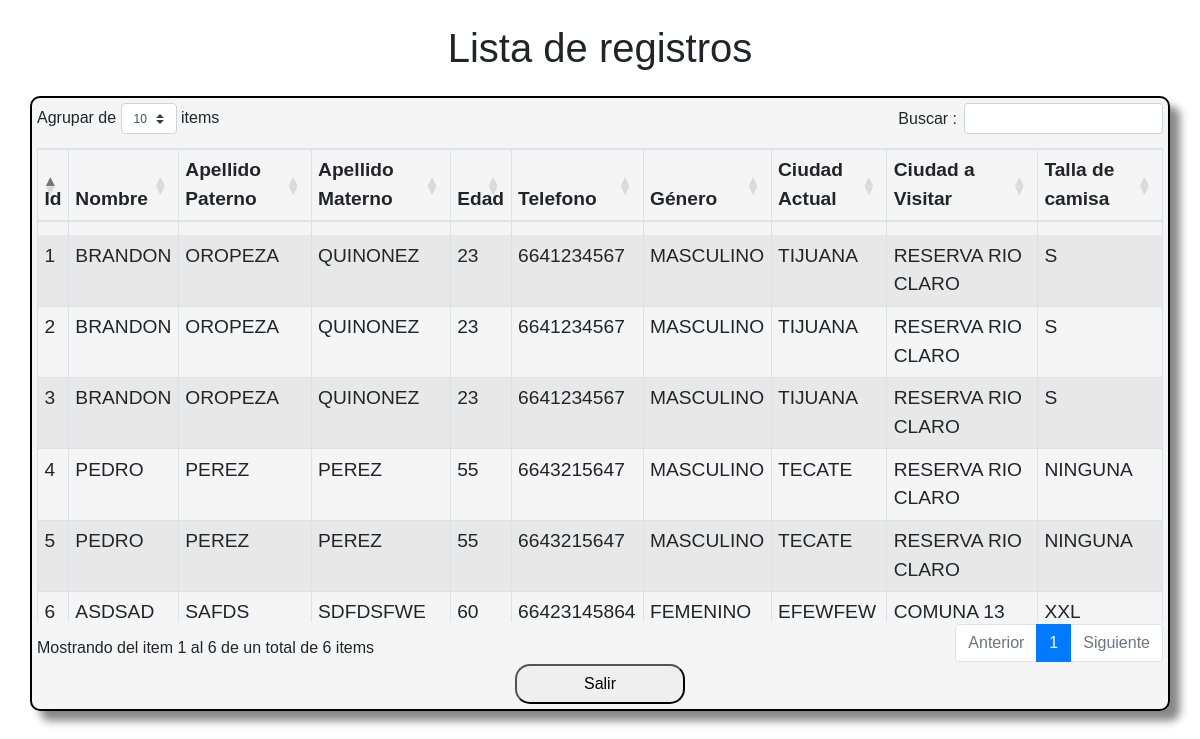
/consultar_todo.php (signed in), run on the app's committed database.
### tables this page shows
CREATE TABLE IF NOT EXISTS `registros` (
  `Nombre` varchar(50) NOT NULL,
  `ApePaterno` varchar(50) NOT NULL,
  `ApeMaterno` varchar(50) NOT NULL,
  `Edad` int(11) NOT NULL,
  `Telefono` varchar(30) NOT NULL,
  `Genero` varchar(50) NOT NULL,
  `Ciudad_Actual` varchar(50) NOT NULL,
  `Ciudad_Viaje` varchar(50) NOT NULL,
  `Talla_Camisa` varchar(10) NOT NULL,
  `ID_Registro` int(11) NOT NULL AUTO_INCREMENT,
  PRIMARY KEY (`ID_Registro`)
);

### consultar_todo.php (the view, shortened to what this page needs)
<!DOCTYPE html>
<html lang="en">
<head>
    <link rel="stylesheet" href="https://cdnjs.cloudflare.com/ajax/libs/twitter-bootstrap/4.1.3/css/bootstrap.css">
    <link rel="stylesheet" href="https://cdn.datatables.net/1.10.20/css/dataTables.bootstrap4.min.css">
    <link href="tabla" rel="stylesheet" type="text/css">
</head>
<body>
    <h1 align="center">Lista de registros</h1>
    <?php
    $conexion = mysqli_connect("localhost", "root", "", "proyectoweb") or
        die("Problemas con la conexión");
    $sql = "SELECT * FROM registros";
    $resultado = mysqli_query($conexion, $sql);
    ?>
    <div class="container" style="margin-top: 10px;padding: 5px">
        <table id="tablax" class="table table-striped table-bordered" style="width:100%">
            <thead>
                <th>Id</th>
                <th>Nombre</th>
                <th>Apellido Paterno</th>
                <th>Apellido Materno</th>
                <th>Edad</th>
                <th>Telefono</th>
                <th>Género</th>
                <th>Ciudad Actual</th>
                <th>Ciudad a Visitar</th>
                <th>Talla de camisa</th>
            </thead>
            <tbody>
                <?php
                while ($cosas = mysqli_fetch_assoc($resultado)) {
                ?>
                    <tr>
                        <td><?php echo $cosas['ID_Registro']; ?></td>
                        <td><?php echo $cosas['Nombre']; ?></td>
                        <td><?php echo $cosas['ApePaterno']; ?></td>
                        <td><?php echo $cosas['ApeMaterno']; ?></td>
                        <td><?php echo $cosas['Edad']; ?></td>
                        <td><?php echo $cosas['Telefono']; ?></td>
                        <td><?php echo $cosas['Genero']; ?></td>
                        <td><?php echo $cosas['Ciudad_Actual']; ?></td>
                        <td><?php echo $cosas['Ciudad_Viaje']; ?></td>
                        <td><?php echo $cosas['Talla_Camisa']; ?></td>
                    </tr>
                <?php
                }
                ?>
            </tbody>
        </table>
        <form class="button-volver" action="index.html" method="post">
            <br><input type="submit" value="Salir">
        </form>
    </div>
</body>
</html>

### consultar_todo.php (style rules this page uses)
body { margin: 0; padding: 0; font-family: "metropolis", Arial, Helvetica, sans-serif; }
th, td { padding: 0.4rem !important; font-size: 120%; }
table { font-family: "metropolis", Arial, Helvetica, sans-serif; border-collapse: collapse; }
h1 { margin: 2%; }
body>div { box-shadow: 10px 10px 8px #888888; border: 2px solid black; border-radius: 10px; background-color: rgba(229, 231, 233, 0.4); }
input { background-color: linear-gradient(45deg, #ff0057, #2196f3); height: 40px; width: 170px; border-radius: 15px; transition: 0.15s; }
.button-volver { display: flex; justify-content: center; align-items: center; }

### data on the page
registros: ID_Registro "1", Nombre "BRANDON", ApePaterno "OROPEZA", ApeMaterno "QUINONEZ", Edad "23", Telefono "6641234567", Genero "MASCULINO", Ciudad_Actual "TIJUANA", Ciudad_Viaje "RESERVA RIO CLARO", Talla_Camisa "S"
registros: ID_Registro "2", Nombre "BRANDON", ApePaterno "OROPEZA", ApeMaterno "QUINONEZ", Edad "23", Telefono "6641234567", Genero "MASCULINO", Ciudad_Actual "TIJUANA", Ciudad_Viaje "RESERVA RIO CLARO", Talla_Camisa "S"
registros: ID_Registro "3", Nombre "BRANDON", ApePaterno "OROPEZA", ApeMaterno "QUINONEZ", Edad "23", Telefono "6641234567", Genero "MASCULINO", Ciudad_Actual "TIJUANA", Ciudad_Viaje "RESERVA RIO CLARO", Talla_Camisa "S"
registros: ID_Registro "4", Nombre "PEDRO", ApePaterno "PEREZ", ApeMaterno "PEREZ", Edad "55", Telefono "6643215647", Genero "MASCULINO", Ciudad_Actual "TECATE", Ciudad_Viaje "RESERVA RIO CLARO", Talla_Camisa "NINGUNA"
registros: ID_Registro "5", Nombre "PEDRO", ApePaterno "PEREZ", ApeMaterno "PEREZ", Edad "55", Telefono "6643215647", Genero "MASCULINO", Ciudad_Actual "TECATE", Ciudad_Viaje "RESERVA RIO CLARO", Talla_Camisa "NINGUNA"
registros: ID_Registro "6", Nombre "ASDSAD", ApePaterno "SAFDS", ApeMaterno "SDFDSFWE", Edad "60", Telefono "66423145864", Genero "FEMENINO", Ciudad_Actual "EFEWFEW", Ciudad_Viaje "COMUNA 13", Talla_Camisa "XXL"
